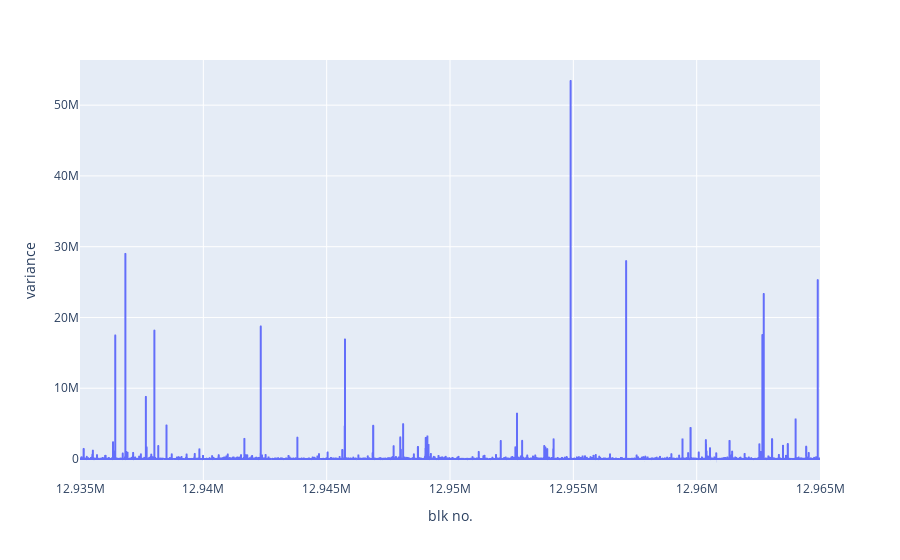

Here is the notebook cell this chart was saved with:
### Code cell
fig = px.line(df2, x="blk no.", y="variance")
fig.show()

### Figure 1 — Plotly figure (JSON) as saved in the notebook; plotly's stock layout.template omitted (floating-point values rounded to 4 significant figures; data arrays with more than 128 entries replaced by an {"elided": "..."} marker saying what was removed)
{"data": [{"hovertemplate": "blk no.=%{x}<br>variance=%{y}<extra></extra>", "legendgroup": "", "line": {"color": "#636efa", "dash": "solid"}, "mode": "lines", "name": "", "showlegend": false, "type": "scattergl", "x": {"elided": "29612 int values"}, "xaxis": "x", "y": {"elided": "29612 float values"}, "yaxis": "y"}], "layout": {"autosize": true, "legend": {"tracegroupgap": 0}, "margin": {"t": 60}, "xaxis": {"anchor": "y", "autorange": true, "domain": [0, 1], "range": [12935000, 12964999], "title": {"text": "blk no."}, "type": "linear"}, "yaxis": {"anchor": "x", "autorange": true, "domain": [0, 1], "range": [-2967000.0, 56380000.0], "title": {"text": "variance"}, "type": "linear"}}}
